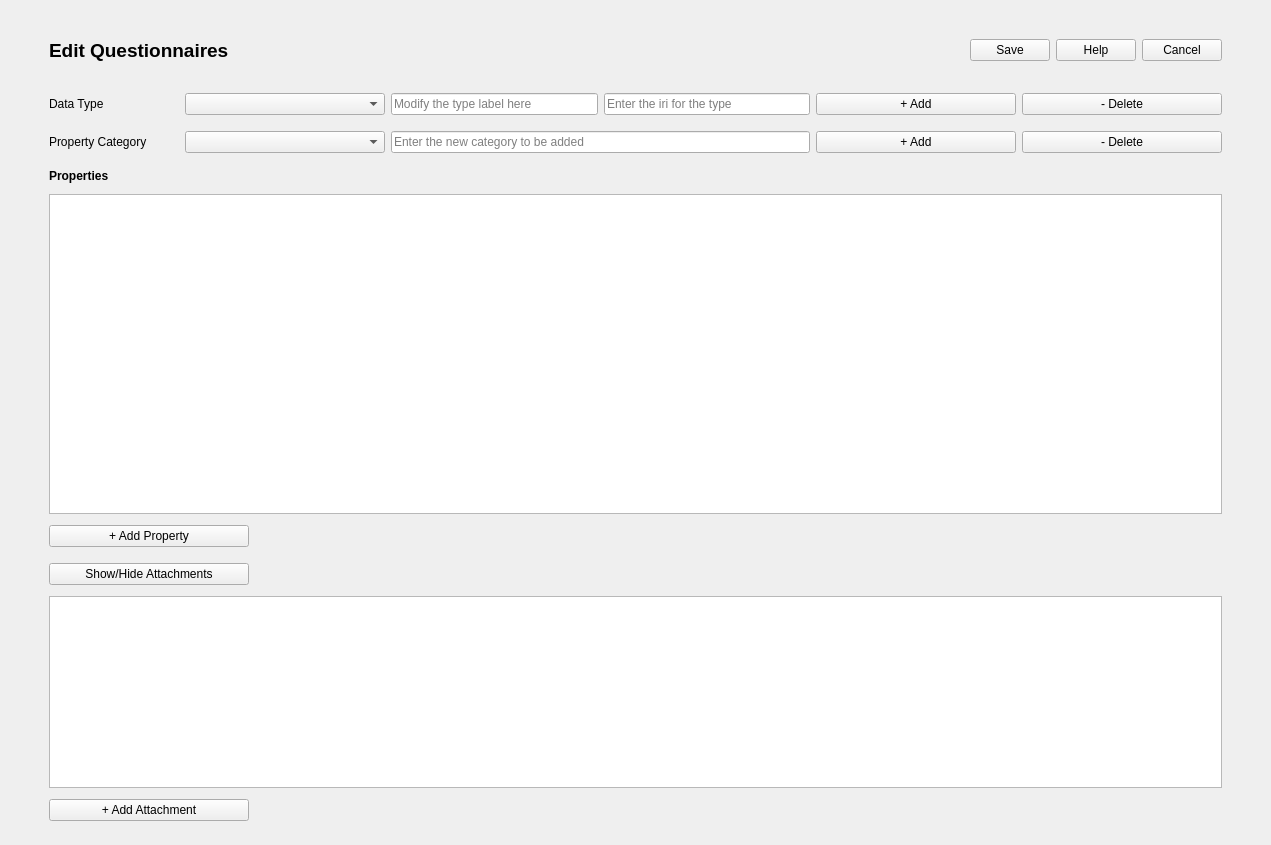
<?xml version="1.0" encoding="UTF-8"?>
<ui version="4.0">
 <class>OntologyConfigurationBaseForm</class>
 <widget class="QWidget" name="OntologyConfigurationBaseForm">
  <property name="geometry">
   <rect>
    <x>0</x>
    <y>0</y>
    <width>1271</width>
    <height>845</height>
   </rect>
  </property>
  <property name="windowTitle">
   <string>Ontology Editor</string>
  </property>
  <property name="toolTip">
   <string/>
  </property>
  <layout class="QGridLayout" name="gridLayout">
   <property name="leftMargin">
    <number>10</number>
   </property>
   <property name="topMargin">
    <number>10</number>
   </property>
   <property name="rightMargin">
    <number>10</number>
   </property>
   <property name="bottomMargin">
    <number>10</number>
   </property>
   <item row="0" column="1">
    <widget class="QWidget" name="mainWidget" native="true">
     <property name="sizePolicy">
      <sizepolicy hsizetype="Expanding" vsizetype="Expanding">
       <horstretch>0</horstretch>
       <verstretch>0</verstretch>
      </sizepolicy>
     </property>
     <layout class="QGridLayout" name="gridLayout_2">
      <item row="0" column="0">
       <layout class="QGridLayout" name="mainGridLayout" rowstretch="0,0,0,0,0,0,0,0,0,0,0,0,0,0">
        <property name="leftMargin">
         <number>30</number>
        </property>
        <property name="rightMargin">
         <number>30</number>
        </property>
        <item row="6" column="0">
         <widget class="QTableView" name="typePropsTableView">
          <property name="sizePolicy">
           <sizepolicy hsizetype="Expanding" vsizetype="Expanding">
            <horstretch>0</horstretch>
            <verstretch>0</verstretch>
           </sizepolicy>
          </property>
          <property name="toolTip">
           <string>Table which lists and allows editing of all the properties associated with the above selected type</string>
          </property>
          <property name="sortingEnabled">
           <bool>false</bool>
          </property>
          <attribute name="horizontalHeaderCascadingSectionResizes">
           <bool>true</bool>
          </attribute>
          <attribute name="horizontalHeaderShowSortIndicator" stdset="0">
           <bool>false</bool>
          </attribute>
          <attribute name="horizontalHeaderStretchLastSection">
           <bool>false</bool>
          </attribute>
          <attribute name="verticalHeaderCascadingSectionResizes">
           <bool>true</bool>
          </attribute>
          <attribute name="verticalHeaderShowSortIndicator" stdset="0">
           <bool>false</bool>
          </attribute>
          <attribute name="verticalHeaderStretchLastSection">
           <bool>false</bool>
          </attribute>
         </widget>
        </item>
        <item row="10" column="0">
         <layout class="QHBoxLayout" name="attachmentsHeaderHorizontalLayout">
          <property name="leftMargin">
           <number>0</number>
          </property>
          <property name="topMargin">
           <number>5</number>
          </property>
          <property name="rightMargin">
           <number>0</number>
          </property>
          <property name="bottomMargin">
           <number>5</number>
          </property>
          <item>
           <widget class="QPushButton" name="attachmentsShowHidePushButton">
            <property name="sizePolicy">
             <sizepolicy hsizetype="Minimum" vsizetype="Minimum">
              <horstretch>0</horstretch>
              <verstretch>0</verstretch>
             </sizepolicy>
            </property>
            <property name="minimumSize">
             <size>
              <width>200</width>
              <height>0</height>
             </size>
            </property>
            <property name="text">
             <string>Show/Hide Attachments</string>
            </property>
           </widget>
          </item>
          <item>
           <spacer name="horizontalSpacer_2">
            <property name="orientation">
             <enum>Qt::Horizontal</enum>
            </property>
            <property name="sizeHint" stdset="0">
             <size>
              <width>40</width>
              <height>20</height>
             </size>
            </property>
           </spacer>
          </item>
         </layout>
        </item>
        <item row="3" column="0">
         <layout class="QHBoxLayout" name="propsCategoryHorizontalLayout">
          <property name="leftMargin">
           <number>0</number>
          </property>
          <property name="topMargin">
           <number>5</number>
          </property>
          <property name="rightMargin">
           <number>0</number>
          </property>
          <property name="bottomMargin">
           <number>5</number>
          </property>
          <item>
           <widget class="QLabel" name="propsCategoryLabel">
            <property name="sizePolicy">
             <sizepolicy hsizetype="Fixed" vsizetype="Preferred">
              <horstretch>0</horstretch>
              <verstretch>0</verstretch>
             </sizepolicy>
            </property>
            <property name="minimumSize">
             <size>
              <width>130</width>
              <height>0</height>
             </size>
            </property>
            <property name="text">
             <string>Property Category</string>
            </property>
           </widget>
          </item>
          <item>
           <widget class="QComboBox" name="propsCategoryComboBox">
            <property name="enabled">
             <bool>true</bool>
            </property>
            <property name="sizePolicy">
             <sizepolicy hsizetype="Fixed" vsizetype="Fixed">
              <horstretch>0</horstretch>
              <verstretch>0</verstretch>
             </sizepolicy>
            </property>
            <property name="minimumSize">
             <size>
              <width>200</width>
              <height>0</height>
             </size>
            </property>
            <property name="toolTip">
             <string>Select the category of properties to be listed below in the table</string>
            </property>
            <property name="sizeAdjustPolicy">
             <enum>QComboBox::AdjustToContents</enum>
            </property>
           </widget>
          </item>
          <item>
           <widget class="QLineEdit" name="addPropsCategoryLineEdit">
            <property name="sizePolicy">
             <sizepolicy hsizetype="Expanding" vsizetype="Fixed">
              <horstretch>0</horstretch>
              <verstretch>0</verstretch>
             </sizepolicy>
            </property>
            <property name="minimumSize">
             <size>
              <width>0</width>
              <height>0</height>
             </size>
            </property>
            <property name="toolTip">
             <string>Enter the new category to be added to the data type</string>
            </property>
            <property name="placeholderText">
             <string>Enter the new category to be added</string>
            </property>
           </widget>
          </item>
          <item>
           <widget class="QPushButton" name="addPropsCategoryPushButton">
            <property name="sizePolicy">
             <sizepolicy hsizetype="Fixed" vsizetype="Fixed">
              <horstretch>0</horstretch>
              <verstretch>0</verstretch>
             </sizepolicy>
            </property>
            <property name="minimumSize">
             <size>
              <width>200</width>
              <height>0</height>
             </size>
            </property>
            <property name="toolTip">
             <string>Add a new category of props to the data type, table below will be reset to empty list!</string>
            </property>
            <property name="statusTip">
             <string/>
            </property>
            <property name="text">
             <string>+ Add</string>
            </property>
           </widget>
          </item>
          <item>
           <widget class="QPushButton" name="deletePropsCategoryPushButton">
            <property name="sizePolicy">
             <sizepolicy hsizetype="Fixed" vsizetype="Fixed">
              <horstretch>0</horstretch>
              <verstretch>0</verstretch>
             </sizepolicy>
            </property>
            <property name="minimumSize">
             <size>
              <width>200</width>
              <height>0</height>
             </size>
            </property>
            <property name="toolTip">
             <string>Delete the selected category in the category combobox</string>
            </property>
            <property name="text">
             <string>- Delete</string>
            </property>
           </widget>
          </item>
         </layout>
        </item>
        <item row="1" column="0">
         <layout class="QHBoxLayout" name="datatypeHorizontalLayout">
          <property name="leftMargin">
           <number>0</number>
          </property>
          <property name="topMargin">
           <number>5</number>
          </property>
          <property name="rightMargin">
           <number>0</number>
          </property>
          <property name="bottomMargin">
           <number>5</number>
          </property>
          <item>
           <widget class="QLabel" name="typeLabel">
            <property name="sizePolicy">
             <sizepolicy hsizetype="Fixed" vsizetype="Preferred">
              <horstretch>0</horstretch>
              <verstretch>0</verstretch>
             </sizepolicy>
            </property>
            <property name="minimumSize">
             <size>
              <width>130</width>
              <height>0</height>
             </size>
            </property>
            <property name="text">
             <string>Data Type</string>
            </property>
           </widget>
          </item>
          <item>
           <widget class="QComboBox" name="typeComboBox">
            <property name="sizePolicy">
             <sizepolicy hsizetype="Fixed" vsizetype="Fixed">
              <horstretch>0</horstretch>
              <verstretch>0</verstretch>
             </sizepolicy>
            </property>
            <property name="minimumSize">
             <size>
              <width>200</width>
              <height>0</height>
             </size>
            </property>
            <property name="toolTip">
             <string>Select the type from the loaded ontology</string>
            </property>
            <property name="sizeAdjustPolicy">
             <enum>QComboBox::AdjustToContents</enum>
            </property>
           </widget>
          </item>
          <item>
           <widget class="QLineEdit" name="typeLabelLineEdit">
            <property name="sizePolicy">
             <sizepolicy hsizetype="Minimum" vsizetype="Minimum">
              <horstretch>0</horstretch>
              <verstretch>0</verstretch>
             </sizepolicy>
            </property>
            <property name="minimumSize">
             <size>
              <width>0</width>
              <height>0</height>
             </size>
            </property>
            <property name="toolTip">
             <string>Modify the label property of the type</string>
            </property>
            <property name="text">
             <string/>
            </property>
            <property name="placeholderText">
             <string>Modify the type label here</string>
            </property>
           </widget>
          </item>
          <item>
           <widget class="QLineEdit" name="typeIriLineEdit">
            <property name="sizePolicy">
             <sizepolicy hsizetype="Minimum" vsizetype="Minimum">
              <horstretch>0</horstretch>
              <verstretch>0</verstretch>
             </sizepolicy>
            </property>
            <property name="toolTip">
             <string>Enter the link/iri to be associated with this data-type</string>
            </property>
            <property name="placeholderText">
             <string>Enter the iri for the type</string>
            </property>
           </widget>
          </item>
          <item>
           <widget class="QPushButton" name="addTypePushButton">
            <property name="sizePolicy">
             <sizepolicy hsizetype="Fixed" vsizetype="Fixed">
              <horstretch>0</horstretch>
              <verstretch>0</verstretch>
             </sizepolicy>
            </property>
            <property name="minimumSize">
             <size>
              <width>200</width>
              <height>0</height>
             </size>
            </property>
            <property name="toolTip">
             <string>Add a new type (structural or normal type) to the ontology data set.</string>
            </property>
            <property name="text">
             <string>+ Add</string>
            </property>
           </widget>
          </item>
          <item>
           <widget class="QPushButton" name="deleteTypePushButton">
            <property name="sizePolicy">
             <sizepolicy hsizetype="Fixed" vsizetype="Fixed">
              <horstretch>0</horstretch>
              <verstretch>0</verstretch>
             </sizepolicy>
            </property>
            <property name="minimumSize">
             <size>
              <width>200</width>
              <height>0</height>
             </size>
            </property>
            <property name="toolTip">
             <string>Delete the type with the full properties completely</string>
            </property>
            <property name="text">
             <string>- Delete</string>
            </property>
           </widget>
          </item>
         </layout>
        </item>
        <item row="8" column="0">
         <layout class="QHBoxLayout" name="propsTableButtonHorizontalLayout">
          <property name="leftMargin">
           <number>0</number>
          </property>
          <property name="topMargin">
           <number>5</number>
          </property>
          <property name="rightMargin">
           <number>0</number>
          </property>
          <property name="bottomMargin">
           <number>5</number>
          </property>
          <item>
           <widget class="QPushButton" name="addPropsRowPushButton">
            <property name="sizePolicy">
             <sizepolicy hsizetype="Minimum" vsizetype="Minimum">
              <horstretch>0</horstretch>
              <verstretch>0</verstretch>
             </sizepolicy>
            </property>
            <property name="minimumSize">
             <size>
              <width>200</width>
              <height>0</height>
             </size>
            </property>
            <property name="toolTip">
             <string>Add a new property row to the above table with empty values</string>
            </property>
            <property name="text">
             <string>+ Add Property</string>
            </property>
           </widget>
          </item>
          <item>
           <spacer name="propsButtonLayoutHorizontalSpacer">
            <property name="orientation">
             <enum>Qt::Horizontal</enum>
            </property>
            <property name="sizeType">
             <enum>QSizePolicy::Expanding</enum>
            </property>
            <property name="sizeHint" stdset="0">
             <size>
              <width>40</width>
              <height>20</height>
             </size>
            </property>
           </spacer>
          </item>
         </layout>
        </item>
        <item row="13" column="0">
         <layout class="QHBoxLayout" name="attachmentTableButtonsHorizontalLayout">
          <property name="leftMargin">
           <number>0</number>
          </property>
          <property name="topMargin">
           <number>5</number>
          </property>
          <property name="rightMargin">
           <number>0</number>
          </property>
          <property name="bottomMargin">
           <number>5</number>
          </property>
          <item>
           <widget class="QPushButton" name="addAttachmentPushButton">
            <property name="minimumSize">
             <size>
              <width>200</width>
              <height>0</height>
             </size>
            </property>
            <property name="toolTip">
             <string>Add a new attachment row to the above table with empty values</string>
            </property>
            <property name="text">
             <string>+ Add Attachment</string>
            </property>
           </widget>
          </item>
          <item>
           <spacer name="horizontalSpacer">
            <property name="orientation">
             <enum>Qt::Horizontal</enum>
            </property>
            <property name="sizeType">
             <enum>QSizePolicy::Expanding</enum>
            </property>
            <property name="sizeHint" stdset="0">
             <size>
              <width>40</width>
              <height>20</height>
             </size>
            </property>
           </spacer>
          </item>
         </layout>
        </item>
        <item row="4" column="0">
         <layout class="QHBoxLayout" name="propertiesTableHeaderHorizontalLayout">
          <property name="topMargin">
           <number>5</number>
          </property>
          <property name="bottomMargin">
           <number>5</number>
          </property>
          <item>
           <widget class="QLabel" name="propertiesTableHeaderLabel">
            <property name="font">
             <font>
              <bold>true</bold>
             </font>
            </property>
            <property name="text">
             <string>Properties</string>
            </property>
           </widget>
          </item>
         </layout>
        </item>
        <item row="12" column="0">
         <widget class="QTableView" name="typeAttachmentsTableView">
          <property name="sizePolicy">
           <sizepolicy hsizetype="Expanding" vsizetype="Minimum">
            <horstretch>0</horstretch>
            <verstretch>0</verstretch>
           </sizepolicy>
          </property>
          <property name="toolTip">
           <string>Table which displays the attachments for the above selected data type</string>
          </property>
          <attribute name="horizontalHeaderStretchLastSection">
           <bool>false</bool>
          </attribute>
         </widget>
        </item>
        <item row="0" column="0">
         <layout class="QHBoxLayout" name="headerHorizontalLayout">
          <property name="leftMargin">
           <number>0</number>
          </property>
          <property name="topMargin">
           <number>20</number>
          </property>
          <property name="rightMargin">
           <number>0</number>
          </property>
          <property name="bottomMargin">
           <number>20</number>
          </property>
          <item>
           <widget class="QLabel" name="headerLabel">
            <property name="font">
             <font>
              <pointsize>14</pointsize>
              <bold>true</bold>
             </font>
            </property>
            <property name="text">
             <string>Edit Questionnaires</string>
            </property>
            <property name="margin">
             <number>0</number>
            </property>
           </widget>
          </item>
          <item>
           <spacer name="headerHorizontalSpacer">
            <property name="orientation">
             <enum>Qt::Horizontal</enum>
            </property>
            <property name="sizeHint" stdset="0">
             <size>
              <width>40</width>
              <height>20</height>
             </size>
            </property>
           </spacer>
          </item>
          <item>
           <widget class="QPushButton" name="saveOntologyPushButton">
            <property name="toolTip">
             <string>Save loaded ontology in local database</string>
            </property>
            <property name="text">
             <string>Save</string>
            </property>
           </widget>
          </item>
          <item>
           <widget class="QPushButton" name="helpPushButton">
            <property name="toolTip">
             <string>Navigate to the help page</string>
            </property>
            <property name="text">
             <string>Help</string>
            </property>
           </widget>
          </item>
          <item>
           <widget class="QPushButton" name="cancelPushButton">
            <property name="toolTip">
             <string>Close the editor</string>
            </property>
            <property name="text">
             <string>Cancel</string>
            </property>
           </widget>
          </item>
         </layout>
        </item>
       </layout>
      </item>
     </layout>
    </widget>
   </item>
  </layout>
 </widget>
 <resources/>
 <connections/>
</ui>
